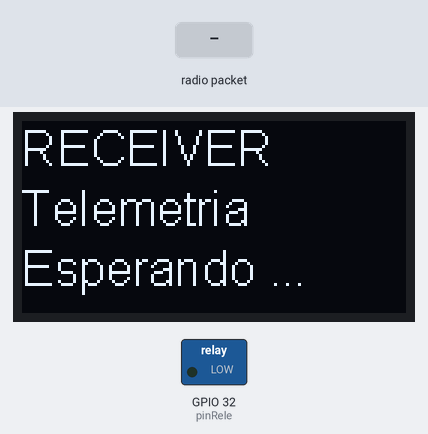
Recording of a sketch running on a simulated ESP32. Shown: 128×64 one-colour display, switched loads named in the sketch (green lamp = pin HIGH). The test bench sets the inputs (shaded band).

Above: at 2.7 s.
2.8 s: radio packet "1" arrives
At 3.5 s:
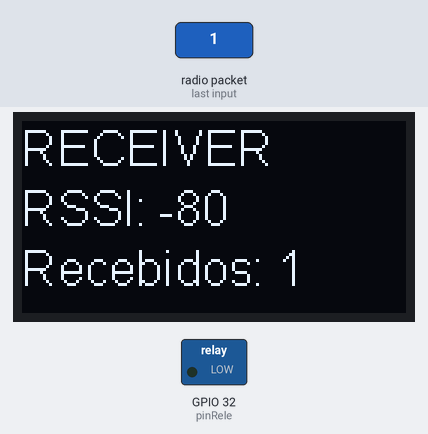
4.5 s: radio packet "0" arrives
At 5.9 s:
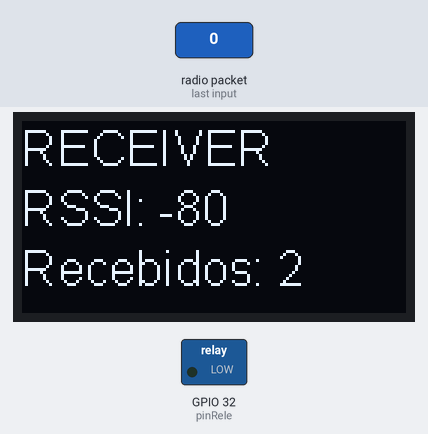
6.2 s: radio packet "2" arrives
At 7.2 s:
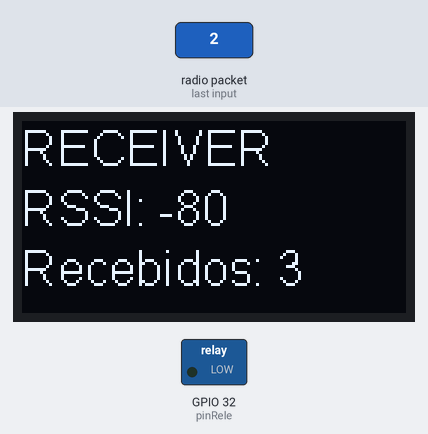
Timing chart, 0 to 9.2 s (numbered marks = the images above; inputs shaded):
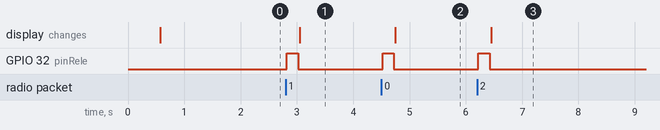

The sketch:

telemetria_receiver.ino
```cpp
#include "heltec.h"

#define BAND 915E6
#define pinRele 32

char st;
unsigned long contador;

void setup () {
  Heltec.begin(true, true, true, true, BAND);

  Heltec.display->clear();
  delay(100);
  LoRa.setSpreadingFactor(12);
  LoRa.setSignalBandwidth(250E3);
  LoRa.setCodingRate4(5);
  LoRa.setPreambleLength(6);
  LoRa.setSyncWord(0x12);
  LoRa.crc();
  delay(100);


  pinMode(pinRele, OUTPUT);
  contador = 0UL;

  Heltec.display->init();
  Heltec.display->flipScreenVertically();
  Heltec.display->setFont(ArialMT_Plain_16);
    Heltec.display->drawString(0, 0,  "RECEIVER");
    Heltec.display->drawString(0, 20, "Telemetria");
    Heltec.display->drawString(0, 40, "Esperando ..." );
  Heltec.display->display();
  delay(1000);

  LoRa.onReceive(recebido);
  LoRa.receive();
}

void loop () {

  if (st == '1') {
    digitalWrite(pinRele, 1);
    delay(200);
    digitalWrite(pinRele, 0);

    Heltec.display->init();
    Heltec.display->flipScreenVertically();
  Heltec.display->setFont(ArialMT_Plain_16);
    Heltec.display->drawString(0, 0,  "RECEIVER");
    Heltec.display->drawString(0, 20, "RSSI: " + String(LoRa.packetRssi(), DEC) );
    Heltec.display->drawString(0, 40, "Recebidos: " + String(contador) );
    Heltec.display->display();
    delay(1000);

    st = '0';
  }

}

void recebido(int packetSize) {
  st = '1';
  contador++;
}
```

Measured:
- after the input at 2.8 s, GPIO 32 (pinRele): LOW → HIGH at once, → LOW 0.20 s later; the display: changes after 0.25 s (image 1)
- after the input at 4.5 s, GPIO 32 (pinRele): LOW → HIGH at once, → LOW 0.20 s later; the display: changes after 0.25 s (image 2)
- after the input at 6.2 s, GPIO 32 (pinRele): LOW → HIGH at once, → LOW 0.20 s later; the display: changes after 0.25 s (image 3)
